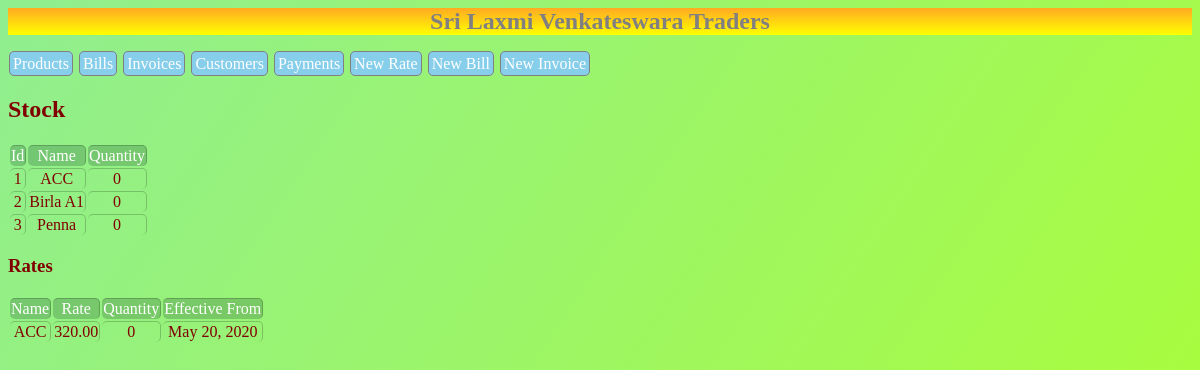
Before: /products/ with the older database file.
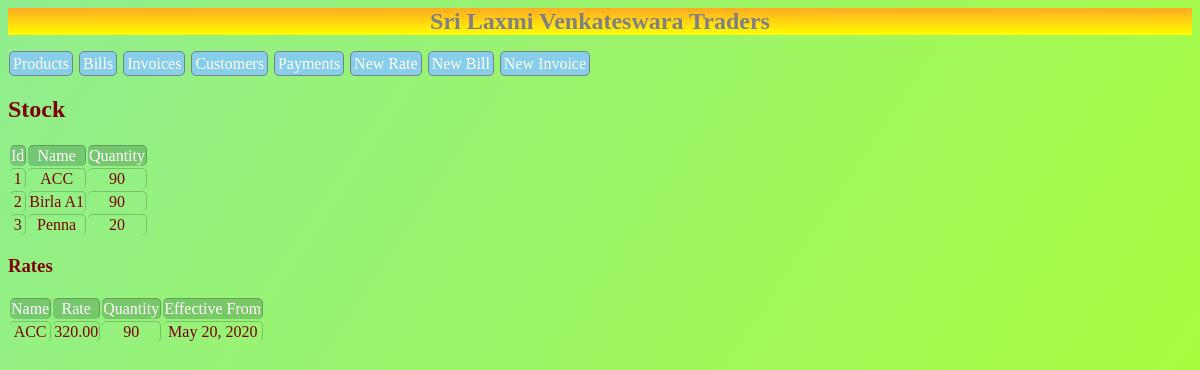
After: the same page with the newer database file.
### home/models.py (models this page shows, shortened)
class Product(models.Model):
    name = models.CharField(max_length=64)
    quantity = models.IntegerField(default=0)

class Rate(models.Model):
    product = models.ForeignKey(Product,on_delete=models.CASCADE)
    rate = models.DecimalField(max_digits=10,decimal_places=2)
    date = models.DateTimeField(auto_now=True)

### home/views.py (the view)
# urls.py: path('products/',ProductListView.as_view(),name='products'),
class ProductListView(ListView):
    model = Product
    context_object_name = 'products'
    def get_context_data(self):
        context = super().get_context_data()
        context['rates'] = Rate.objects.raw('SELECT r.id, p.name as name, r.rate, p.quantity, r.date  FROM home_rate as r INNER JOIN home_product as p ON r.product_id = p.id  order by r.date desc')
        return context

### home/templates/home/product_list.html (shortened to what this page needs)
{% extends 'home/base.html' %}
{% block content %}
    <h2>Stock</h2>
    <table>
        <tr>
            <td>Id</td>
            <td>Name</td>
            <td>Quantity</td>
        </tr>
        {% for p in products %}
            <tr>
                <td>{{ p.id }}</td>
                <td>{{ p.name }}</td>
                <td>{{ p.quantity }}</td>
            </tr>
        {% endfor %}
    </table>
        <h3>Rates</h3>
    <table>
            <tr>
                <td>Name</td>
                <td>Rate</td>
                <td>Quantity</td>
                <td>Effective From</td>
            </tr>
            {% for r in rates %}
        <tr>
            <td>{{ r.name }}</td>
            <td>{{ r.rate }}</td>
            <td>{{ r.quantity }}</td>
            <td ><span class="date">{{ r.date.date }}<span class="time">@ {{ r.date.time}}</span></span></td>
        </tr>
        {% endfor %}
{% endblock %}

Changed rows visible on the page:
changed Product "ACC": quantity "0" → "90"
changed Product "Birla A1": quantity "0" → "90"
changed Product "Penna": quantity "0" → "20"
computed for Rate "ACC": quantity "0" → "90"
